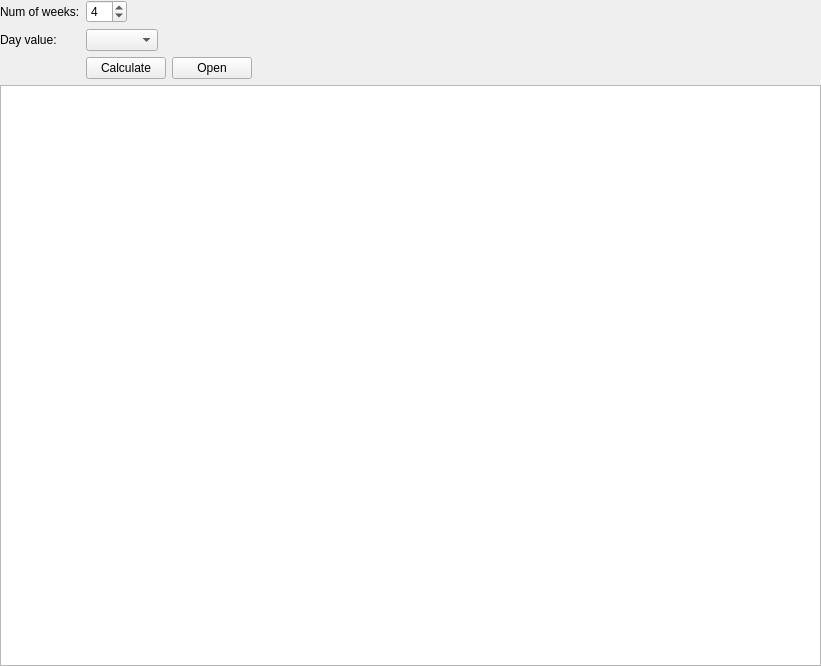
<?xml version="1.0" encoding="UTF-8"?>
<ui version="4.0">
 <class>Day</class>
 <widget class="QWidget" name="Day">
  <property name="geometry">
   <rect>
    <x>0</x>
    <y>0</y>
    <width>821</width>
    <height>666</height>
   </rect>
  </property>
  <property name="windowTitle">
   <string>Day</string>
  </property>
  <layout class="QVBoxLayout" name="verticalLayout" stretch="0,0">
   <property name="leftMargin">
    <number>0</number>
   </property>
   <property name="topMargin">
    <number>0</number>
   </property>
   <property name="rightMargin">
    <number>0</number>
   </property>
   <property name="bottomMargin">
    <number>0</number>
   </property>
   <item>
    <layout class="QFormLayout" name="formLayout">
     <item row="0" column="0">
      <widget class="QLabel" name="label">
       <property name="text">
        <string>Num of weeks:</string>
       </property>
      </widget>
     </item>
     <item row="0" column="1">
      <layout class="QHBoxLayout" name="horizontalLayout">
       <item>
        <widget class="QSpinBox" name="numWeeksSB">
         <property name="minimum">
          <number>1</number>
         </property>
         <property name="value">
          <number>4</number>
         </property>
        </widget>
       </item>
       <item>
        <spacer name="horizontalSpacer_3">
         <property name="orientation">
          <enum>Qt::Horizontal</enum>
         </property>
         <property name="sizeHint" stdset="0">
          <size>
           <width>40</width>
           <height>20</height>
          </size>
         </property>
        </spacer>
       </item>
      </layout>
     </item>
     <item row="1" column="0">
      <widget class="QLabel" name="label_4">
       <property name="text">
        <string>Day value:</string>
       </property>
      </widget>
     </item>
     <item row="2" column="1">
      <layout class="QHBoxLayout" name="horizontalLayout_3">
       <item>
        <widget class="QPushButton" name="calculatePB">
         <property name="text">
          <string>Calculate</string>
         </property>
        </widget>
       </item>
       <item>
        <widget class="QPushButton" name="openPB">
         <property name="text">
          <string>Open</string>
         </property>
        </widget>
       </item>
       <item>
        <spacer name="horizontalSpacer">
         <property name="orientation">
          <enum>Qt::Horizontal</enum>
         </property>
         <property name="sizeHint" stdset="0">
          <size>
           <width>40</width>
           <height>20</height>
          </size>
         </property>
        </spacer>
       </item>
      </layout>
     </item>
     <item row="1" column="1">
      <layout class="QHBoxLayout" name="horizontalLayout_2">
       <item>
        <widget class="QComboBox" name="fieldCB"/>
       </item>
       <item>
        <spacer name="horizontalSpacer_2">
         <property name="orientation">
          <enum>Qt::Horizontal</enum>
         </property>
         <property name="sizeHint" stdset="0">
          <size>
           <width>40</width>
           <height>20</height>
          </size>
         </property>
        </spacer>
       </item>
      </layout>
     </item>
    </layout>
   </item>
   <item>
    <widget class="StockTable" name="stockTable"/>
   </item>
  </layout>
 </widget>
 <customwidgets>
  <customwidget>
   <class>StockTable</class>
   <extends>QTableView</extends>
   <header>stockmonitor.gui.widget.stocktable</header>
  </customwidget>
 </customwidgets>
 <resources/>
 <connections/>
</ui>
